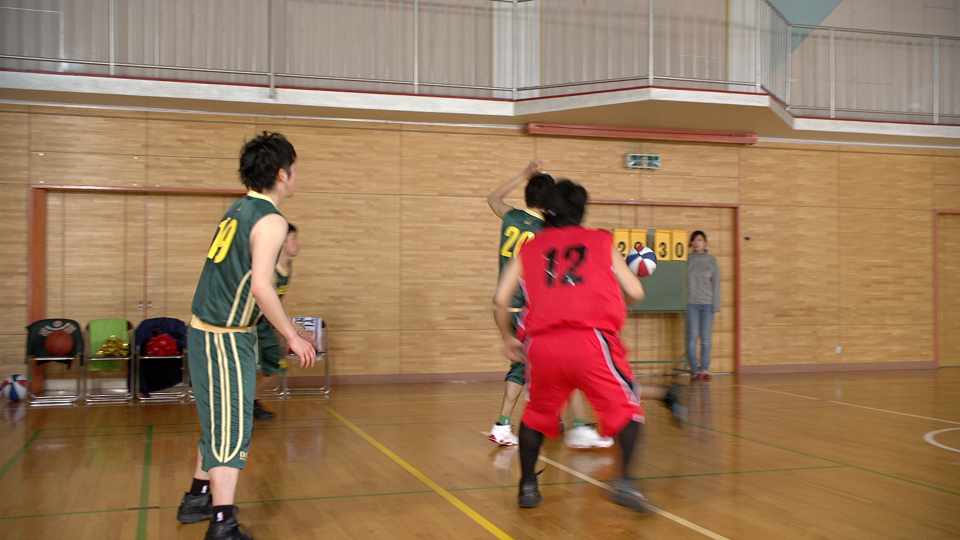
#> input picture L01_OpenCV/HW1/data/image.png, 960 x 540 px
$ python 1_Ori_and_gray.py
#> lines starting #> are read from the running program, lines starting #| are printed output that depends on the picture
import cv2
import numpy as np

image_path = "./data/image.png"

image = cv2.imread(image_path)
#> image is the input picture: shape (540, 960, 3); mean B, G, R 91.2, 120.6, 154.7
if image is None:
    print("이미지를 불러올올 수 없습니다.")
    exit()

gray_image = cv2.cvtColor(image, cv2.COLOR_BGR2GRAY)
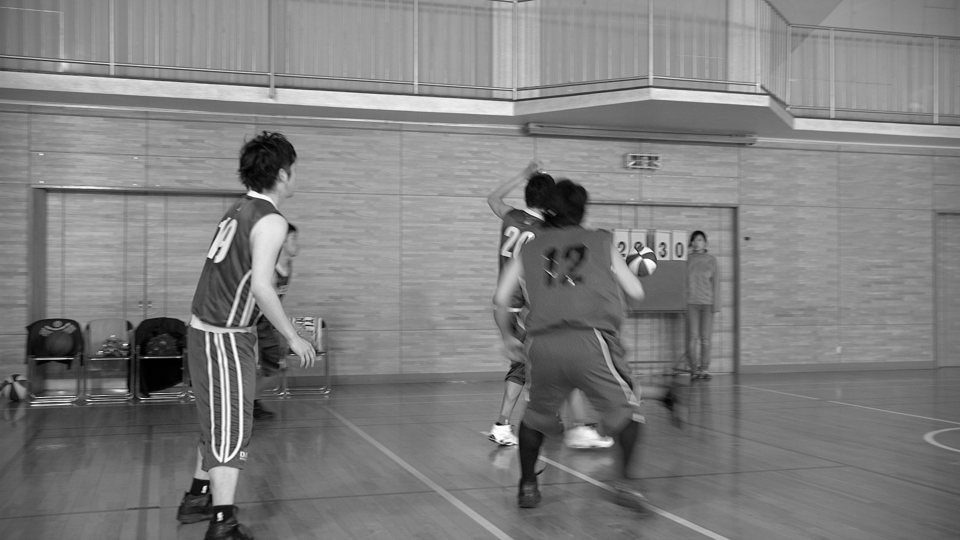
#> gray_image: shape (540, 960); min 0, max 255, mean 127.4

combined_image = np.hstack((image, cv2.cvtColor(gray_image, cv2.COLOR_GRAY2BGR)))
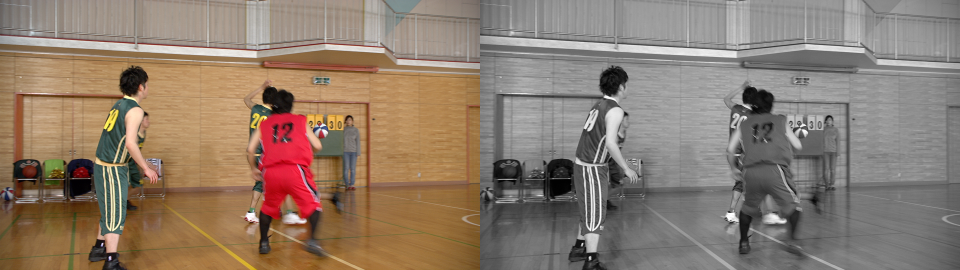
#> combined_image: shape (540, 1920, 3) (shown at 1/2 size); mean B, G, R 109.3, 124, 141

cv2.imshow("Original and Grayscale", combined_image)
cv2.waitKey(0)
cv2.destroyAllWindows()
